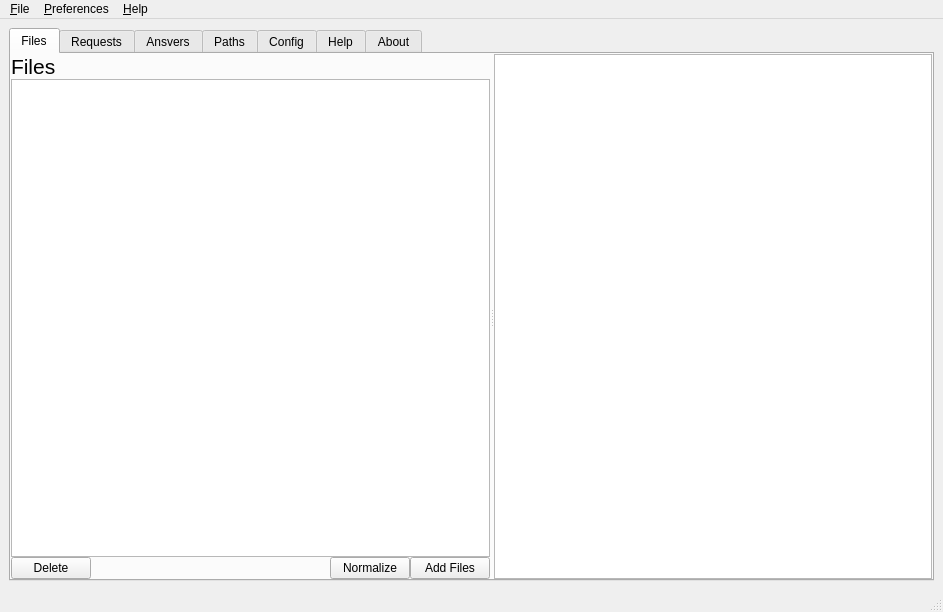
<?xml version="1.0" encoding="UTF-8"?>
<ui version="4.0">
 <class>MainWindow</class>
 <widget class="QMainWindow" name="MainWindow">
  <property name="geometry">
   <rect>
    <x>0</x>
    <y>0</y>
    <width>943</width>
    <height>612</height>
   </rect>
  </property>
  <property name="sizePolicy">
   <sizepolicy hsizetype="Maximum" vsizetype="Maximum">
    <horstretch>0</horstretch>
    <verstretch>0</verstretch>
   </sizepolicy>
  </property>
  <property name="windowTitle">
   <string>MainWindow</string>
  </property>
  <widget class="QWidget" name="centralwidget">
   <property name="sizePolicy">
    <sizepolicy hsizetype="Expanding" vsizetype="Expanding">
     <horstretch>0</horstretch>
     <verstretch>0</verstretch>
    </sizepolicy>
   </property>
   <property name="palette">
    <palette>
     <active>
      <colorrole role="Base">
       <brush brushstyle="SolidPattern">
        <color alpha="255">
         <red>235</red>
         <green>235</green>
         <blue>235</blue>
        </color>
       </brush>
      </colorrole>
     </active>
     <inactive>
      <colorrole role="Base">
       <brush brushstyle="SolidPattern">
        <color alpha="255">
         <red>255</red>
         <green>255</green>
         <blue>255</blue>
        </color>
       </brush>
      </colorrole>
     </inactive>
     <disabled>
      <colorrole role="Base">
       <brush brushstyle="SolidPattern">
        <color alpha="255">
         <red>240</red>
         <green>240</green>
         <blue>240</blue>
        </color>
       </brush>
      </colorrole>
     </disabled>
    </palette>
   </property>
   <layout class="QGridLayout" name="gridLayout">
    <item row="0" column="0">
     <widget class="QTabWidget" name="tabWindow">
      <property name="sizePolicy">
       <sizepolicy hsizetype="Expanding" vsizetype="Expanding">
        <horstretch>0</horstretch>
        <verstretch>0</verstretch>
       </sizepolicy>
      </property>
      <property name="tabShape">
       <enum>QTabWidget::Rounded</enum>
      </property>
      <property name="currentIndex">
       <number>0</number>
      </property>
      <widget class="QWidget" name="tabFile">
       <attribute name="title">
        <string>Files</string>
       </attribute>
       <layout class="QGridLayout" name="gridLayout_2">
        <property name="leftMargin">
         <number>0</number>
        </property>
        <property name="topMargin">
         <number>0</number>
        </property>
        <property name="rightMargin">
         <number>0</number>
        </property>
        <property name="bottomMargin">
         <number>0</number>
        </property>
        <item row="0" column="0">
         <widget class="QSplitter" name="splitter">
          <property name="sizePolicy">
           <sizepolicy hsizetype="Expanding" vsizetype="Expanding">
            <horstretch>0</horstretch>
            <verstretch>0</verstretch>
           </sizepolicy>
          </property>
          <property name="orientation">
           <enum>Qt::Horizontal</enum>
          </property>
          <widget class="QWidget" name="layoutWidget">
           <layout class="QVBoxLayout" name="verticalLayout">
            <property name="spacing">
             <number>0</number>
            </property>
            <property name="sizeConstraint">
             <enum>QLayout::SetNoConstraint</enum>
            </property>
            <item>
             <widget class="QLabel" name="label">
              <property name="font">
               <font>
                <pointsize>16</pointsize>
               </font>
              </property>
              <property name="text">
               <string>Files</string>
              </property>
             </widget>
            </item>
            <item>
             <widget class="QListView" name="listView">
              <property name="sizePolicy">
               <sizepolicy hsizetype="Expanding" vsizetype="Expanding">
                <horstretch>0</horstretch>
                <verstretch>0</verstretch>
               </sizepolicy>
              </property>
              <property name="selectionMode">
               <enum>QAbstractItemView::ExtendedSelection</enum>
              </property>
              <property name="movement">
               <enum>QListView::Snap</enum>
              </property>
              <property name="resizeMode">
               <enum>QListView::Fixed</enum>
              </property>
             </widget>
            </item>
            <item>
             <layout class="QHBoxLayout" name="horizontalLayout_2">
              <item>
               <widget class="QPushButton" name="pbDeletePath">
                <property name="sizePolicy">
                 <sizepolicy hsizetype="Minimum" vsizetype="Minimum">
                  <horstretch>0</horstretch>
                  <verstretch>0</verstretch>
                 </sizepolicy>
                </property>
                <property name="text">
                 <string>Delete</string>
                </property>
               </widget>
              </item>
              <item>
               <spacer name="horizontalSpacer">
                <property name="orientation">
                 <enum>Qt::Horizontal</enum>
                </property>
                <property name="sizeHint" stdset="0">
                 <size>
                  <width>40</width>
                  <height>20</height>
                 </size>
                </property>
               </spacer>
              </item>
              <item>
               <widget class="QPushButton" name="pbNormalize">
                <property name="text">
                 <string>Normalize</string>
                </property>
               </widget>
              </item>
              <item>
               <widget class="QPushButton" name="pbAddFiles">
                <property name="text">
                 <string>Add Files</string>
                </property>
               </widget>
              </item>
             </layout>
            </item>
           </layout>
          </widget>
          <widget class="QTextEdit" name="textEdit">
           <property name="readOnly">
            <bool>true</bool>
           </property>
          </widget>
         </widget>
        </item>
       </layout>
      </widget>
      <widget class="QWidget" name="tabRequests">
       <attribute name="title">
        <string>Requests</string>
       </attribute>
      </widget>
      <widget class="QWidget" name="tabAnsvers">
       <attribute name="title">
        <string>Ansvers</string>
       </attribute>
      </widget>
      <widget class="QWidget" name="tabPaths">
       <attribute name="title">
        <string>Paths</string>
       </attribute>
       <layout class="QGridLayout" name="gridLayout_7">
        <item row="0" column="0">
         <widget class="QLabel" name="label_2">
          <property name="sizePolicy">
           <sizepolicy hsizetype="Preferred" vsizetype="Fixed">
            <horstretch>0</horstretch>
            <verstretch>0</verstretch>
           </sizepolicy>
          </property>
          <property name="font">
           <font>
            <pointsize>16</pointsize>
           </font>
          </property>
          <property name="text">
           <string>Paths</string>
          </property>
         </widget>
        </item>
        <item row="2" column="0">
         <layout class="QGridLayout" name="gridLayout_6">
          <property name="spacing">
           <number>12</number>
          </property>
          <item row="9" column="3">
           <widget class="QPushButton" name="pbSavePaths">
            <property name="text">
             <string>Save</string>
            </property>
           </widget>
          </item>
          <item row="0" column="0">
           <widget class="QLabel" name="label_11">
            <property name="sizePolicy">
             <sizepolicy hsizetype="Preferred" vsizetype="Fixed">
              <horstretch>0</horstretch>
              <verstretch>0</verstretch>
             </sizepolicy>
            </property>
            <property name="font">
             <font>
              <pointsize>14</pointsize>
             </font>
            </property>
            <property name="text">
             <string>Files Path</string>
            </property>
           </widget>
          </item>
          <item row="1" column="0" colspan="4">
           <widget class="Line" name="line_8">
            <property name="orientation">
             <enum>Qt::Horizontal</enum>
            </property>
           </widget>
          </item>
          <item row="6" column="1" colspan="2">
           <widget class="QLineEdit" name="leAnswersPath"/>
          </item>
          <item row="2" column="0">
           <widget class="QLabel" name="label_12">
            <property name="sizePolicy">
             <sizepolicy hsizetype="Preferred" vsizetype="Fixed">
              <horstretch>0</horstretch>
              <verstretch>0</verstretch>
             </sizepolicy>
            </property>
            <property name="font">
             <font>
              <pointsize>14</pointsize>
             </font>
            </property>
            <property name="text">
             <string>Config Path</string>
            </property>
           </widget>
          </item>
          <item row="8" column="2">
           <spacer name="verticalSpacer_3">
            <property name="orientation">
             <enum>Qt::Vertical</enum>
            </property>
            <property name="sizeHint" stdset="0">
             <size>
              <width>20</width>
              <height>40</height>
             </size>
            </property>
           </spacer>
          </item>
          <item row="3" column="0" colspan="4">
           <widget class="Line" name="line_9">
            <property name="orientation">
             <enum>Qt::Horizontal</enum>
            </property>
           </widget>
          </item>
          <item row="9" column="1">
           <spacer name="horizontalSpacer_3">
            <property name="orientation">
             <enum>Qt::Horizontal</enum>
            </property>
            <property name="sizeHint" stdset="0">
             <size>
              <width>40</width>
              <height>20</height>
             </size>
            </property>
           </spacer>
          </item>
          <item row="6" column="3">
           <widget class="QPushButton" name="pushButton_4">
            <property name="sizePolicy">
             <sizepolicy hsizetype="Fixed" vsizetype="Fixed">
              <horstretch>0</horstretch>
              <verstretch>0</verstretch>
             </sizepolicy>
            </property>
            <property name="text">
             <string>...</string>
            </property>
           </widget>
          </item>
          <item row="4" column="3">
           <widget class="QPushButton" name="pushButton_3">
            <property name="sizePolicy">
             <sizepolicy hsizetype="Fixed" vsizetype="Fixed">
              <horstretch>0</horstretch>
              <verstretch>0</verstretch>
             </sizepolicy>
            </property>
            <property name="text">
             <string>...</string>
            </property>
           </widget>
          </item>
          <item row="5" column="0" colspan="4">
           <widget class="Line" name="line_10">
            <property name="orientation">
             <enum>Qt::Horizontal</enum>
            </property>
           </widget>
          </item>
          <item row="4" column="1" colspan="2">
           <widget class="QLineEdit" name="leRequestsPath"/>
          </item>
          <item row="0" column="3">
           <widget class="QPushButton" name="pushButton">
            <property name="sizePolicy">
             <sizepolicy hsizetype="Fixed" vsizetype="Fixed">
              <horstretch>0</horstretch>
              <verstretch>0</verstretch>
             </sizepolicy>
            </property>
            <property name="text">
             <string>...</string>
            </property>
           </widget>
          </item>
          <item row="0" column="1" colspan="2">
           <widget class="QLineEdit" name="leFilesPath"/>
          </item>
          <item row="4" column="0">
           <widget class="QLabel" name="label_13">
            <property name="font">
             <font>
              <pointsize>14</pointsize>
             </font>
            </property>
            <property name="text">
             <string>Requests Path</string>
            </property>
           </widget>
          </item>
          <item row="6" column="0">
           <widget class="QLabel" name="label_14">
            <property name="font">
             <font>
              <pointsize>14</pointsize>
             </font>
            </property>
            <property name="text">
             <string>Answers Path</string>
            </property>
           </widget>
          </item>
          <item row="9" column="2">
           <widget class="QPushButton" name="pbCancelPaths">
            <property name="text">
             <string>Cancel</string>
            </property>
           </widget>
          </item>
          <item row="2" column="3">
           <widget class="QPushButton" name="pushButton_2">
            <property name="sizePolicy">
             <sizepolicy hsizetype="Fixed" vsizetype="Fixed">
              <horstretch>0</horstretch>
              <verstretch>0</verstretch>
             </sizepolicy>
            </property>
            <property name="text">
             <string>...</string>
            </property>
           </widget>
          </item>
          <item row="2" column="1" colspan="2">
           <widget class="QLineEdit" name="leConfigPath"/>
          </item>
          <item row="7" column="0" colspan="4">
           <widget class="Line" name="line_11">
            <property name="orientation">
             <enum>Qt::Horizontal</enum>
            </property>
           </widget>
          </item>
         </layout>
        </item>
        <item row="1" column="0">
         <widget class="Line" name="line_7">
          <property name="frameShadow">
           <enum>QFrame::Sunken</enum>
          </property>
          <property name="lineWidth">
           <number>3</number>
          </property>
          <property name="midLineWidth">
           <number>1</number>
          </property>
          <property name="orientation">
           <enum>Qt::Horizontal</enum>
          </property>
         </widget>
        </item>
       </layout>
      </widget>
      <widget class="QWidget" name="tabConfig">
       <attribute name="title">
        <string>Config</string>
       </attribute>
       <layout class="QGridLayout" name="gridLayout_4">
        <item row="0" column="0">
         <widget class="QLabel" name="label_3">
          <property name="font">
           <font>
            <pointsize>16</pointsize>
           </font>
          </property>
          <property name="text">
           <string>Config</string>
          </property>
         </widget>
        </item>
        <item row="1" column="0">
         <layout class="QGridLayout" name="gridLayout_3">
          <property name="spacing">
           <number>12</number>
          </property>
          <item row="3" column="0">
           <widget class="QLabel" name="label_7">
            <property name="font">
             <font>
              <pointsize>14</pointsize>
             </font>
            </property>
            <property name="text">
             <string>Version</string>
            </property>
           </widget>
          </item>
          <item row="8" column="0" colspan="4">
           <widget class="Line" name="line_4">
            <property name="orientation">
             <enum>Qt::Horizontal</enum>
            </property>
           </widget>
          </item>
          <item row="10" column="0" colspan="4">
           <widget class="Line" name="line_6">
            <property name="orientation">
             <enum>Qt::Horizontal</enum>
            </property>
           </widget>
          </item>
          <item row="1" column="0">
           <widget class="QLabel" name="label_6">
            <property name="font">
             <font>
              <pointsize>14</pointsize>
             </font>
            </property>
            <property name="text">
             <string>Program Name</string>
            </property>
           </widget>
          </item>
          <item row="12" column="1">
           <spacer name="horizontalSpacer_2">
            <property name="orientation">
             <enum>Qt::Horizontal</enum>
            </property>
            <property name="sizeHint" stdset="0">
             <size>
              <width>40</width>
              <height>20</height>
             </size>
            </property>
           </spacer>
          </item>
          <item row="11" column="2">
           <spacer name="verticalSpacer_2">
            <property name="orientation">
             <enum>Qt::Vertical</enum>
            </property>
            <property name="sizeHint" stdset="0">
             <size>
              <width>20</width>
              <height>40</height>
             </size>
            </property>
           </spacer>
          </item>
          <item row="6" column="0" colspan="4">
           <widget class="Line" name="line_5">
            <property name="orientation">
             <enum>Qt::Horizontal</enum>
            </property>
           </widget>
          </item>
          <item row="2" column="0" colspan="4">
           <widget class="Line" name="line">
            <property name="orientation">
             <enum>Qt::Horizontal</enum>
            </property>
           </widget>
          </item>
          <item row="4" column="0" colspan="4">
           <widget class="Line" name="line_2">
            <property name="orientation">
             <enum>Qt::Horizontal</enum>
            </property>
           </widget>
          </item>
          <item row="9" column="0">
           <widget class="QLabel" name="label_10">
            <property name="font">
             <font>
              <pointsize>14</pointsize>
             </font>
            </property>
            <property name="text">
             <string>Update Index Time</string>
            </property>
           </widget>
          </item>
          <item row="9" column="1">
           <widget class="QLabel" name="lUpdateIndexTime">
            <property name="font">
             <font>
              <pointsize>14</pointsize>
             </font>
            </property>
            <property name="text">
             <string/>
            </property>
           </widget>
          </item>
          <item row="5" column="0">
           <widget class="QLabel" name="label_8">
            <property name="font">
             <font>
              <pointsize>14</pointsize>
             </font>
            </property>
            <property name="text">
             <string>Max Responses</string>
            </property>
           </widget>
          </item>
          <item row="12" column="2">
           <widget class="QPushButton" name="pbCancelSettings">
            <property name="text">
             <string>Cancel</string>
            </property>
           </widget>
          </item>
          <item row="5" column="1">
           <widget class="QLineEdit" name="leMaxResponses">
            <property name="sizePolicy">
             <sizepolicy hsizetype="Fixed" vsizetype="Fixed">
              <horstretch>0</horstretch>
              <verstretch>0</verstretch>
             </sizepolicy>
            </property>
            <property name="minimumSize">
             <size>
              <width>130</width>
              <height>0</height>
             </size>
            </property>
            <property name="maximumSize">
             <size>
              <width>130</width>
              <height>16777215</height>
             </size>
            </property>
            <property name="font">
             <font>
              <pointsize>14</pointsize>
             </font>
            </property>
           </widget>
          </item>
          <item row="12" column="3">
           <widget class="QPushButton" name="pbSaveSettings">
            <property name="text">
             <string>Save</string>
            </property>
           </widget>
          </item>
          <item row="7" column="0">
           <widget class="QLabel" name="label_9">
            <property name="font">
             <font>
              <pointsize>14</pointsize>
             </font>
            </property>
            <property name="text">
             <string>Update Index Interval</string>
            </property>
           </widget>
          </item>
          <item row="7" column="1" colspan="3">
           <widget class="QTimeEdit" name="timeEdit">
            <property name="sizePolicy">
             <sizepolicy hsizetype="Fixed" vsizetype="Fixed">
              <horstretch>0</horstretch>
              <verstretch>0</verstretch>
             </sizepolicy>
            </property>
            <property name="minimumSize">
             <size>
              <width>130</width>
              <height>0</height>
             </size>
            </property>
            <property name="font">
             <font>
              <pointsize>14</pointsize>
             </font>
            </property>
            <property name="displayFormat">
             <string>HH:mm:ss</string>
            </property>
            <property name="time">
             <time>
              <hour>1</hour>
              <minute>0</minute>
              <second>0</second>
             </time>
            </property>
           </widget>
          </item>
          <item row="0" column="0" colspan="4">
           <widget class="Line" name="line_3">
            <property name="minimumSize">
             <size>
              <width>0</width>
              <height>3</height>
             </size>
            </property>
            <property name="font">
             <font>
              <bold>false</bold>
             </font>
            </property>
            <property name="lineWidth">
             <number>3</number>
            </property>
            <property name="midLineWidth">
             <number>1</number>
            </property>
            <property name="orientation">
             <enum>Qt::Horizontal</enum>
            </property>
           </widget>
          </item>
          <item row="3" column="1" colspan="3">
           <widget class="QLabel" name="lVersion">
            <property name="font">
             <font>
              <pointsize>14</pointsize>
             </font>
            </property>
            <property name="text">
             <string/>
            </property>
           </widget>
          </item>
          <item row="1" column="1" colspan="3">
           <widget class="QLabel" name="lProgramName">
            <property name="maximumSize">
             <size>
              <width>16777214</width>
              <height>16777215</height>
             </size>
            </property>
            <property name="font">
             <font>
              <pointsize>14</pointsize>
             </font>
            </property>
            <property name="text">
             <string/>
            </property>
           </widget>
          </item>
          <item row="12" column="0">
           <widget class="QPushButton" name="pbUpdateIndex">
            <property name="text">
             <string>Update Index</string>
            </property>
           </widget>
          </item>
         </layout>
        </item>
       </layout>
      </widget>
      <widget class="QWidget" name="tabHelp">
       <attribute name="title">
        <string>Help</string>
       </attribute>
       <widget class="QLabel" name="label_4">
        <property name="geometry">
         <rect>
          <x>0</x>
          <y>10</y>
          <width>91</width>
          <height>21</height>
         </rect>
        </property>
        <property name="font">
         <font>
          <pointsize>16</pointsize>
         </font>
        </property>
        <property name="text">
         <string>Help</string>
        </property>
       </widget>
      </widget>
      <widget class="QWidget" name="tabAbout">
       <attribute name="title">
        <string>About</string>
       </attribute>
       <layout class="QGridLayout" name="gridLayout_5">
        <item row="0" column="0">
         <widget class="QLabel" name="label_5">
          <property name="font">
           <font>
            <pointsize>16</pointsize>
           </font>
          </property>
          <property name="text">
           <string>About</string>
          </property>
         </widget>
        </item>
       </layout>
      </widget>
     </widget>
    </item>
   </layout>
  </widget>
  <widget class="QStatusBar" name="statusbar"/>
  <widget class="QMenuBar" name="menubar">
   <property name="geometry">
    <rect>
     <x>0</x>
     <y>0</y>
     <width>943</width>
     <height>22</height>
    </rect>
   </property>
   <property name="defaultUp">
    <bool>false</bool>
   </property>
   <widget class="QMenu" name="menu_File">
    <property name="title">
     <string>&amp;File</string>
    </property>
    <addaction name="action_AddFiles"/>
    <addaction name="action_RemoveFiles"/>
    <addaction name="separator"/>
    <addaction name="action_Requests"/>
    <addaction name="action_Ansvers"/>
    <addaction name="separator"/>
    <addaction name="action_Exit"/>
   </widget>
   <widget class="QMenu" name="menu_Preferences">
    <property name="title">
     <string>&amp;Preferences</string>
    </property>
    <addaction name="action_Paths"/>
    <addaction name="action_Config"/>
   </widget>
   <widget class="QMenu" name="menu_Help">
    <property name="title">
     <string>&amp;Help</string>
    </property>
    <addaction name="action_Help"/>
    <addaction name="action_About"/>
   </widget>
   <addaction name="menu_File"/>
   <addaction name="menu_Preferences"/>
   <addaction name="menu_Help"/>
  </widget>
  <action name="action_AddFiles">
   <property name="text">
    <string>&amp;Add Files</string>
   </property>
  </action>
  <action name="action_Exit">
   <property name="text">
    <string>&amp;Exit</string>
   </property>
  </action>
  <action name="action_RemoveFiles">
   <property name="text">
    <string>Remove Files</string>
   </property>
  </action>
  <action name="action_Paths">
   <property name="text">
    <string>&amp;Paths</string>
   </property>
  </action>
  <action name="action_Config">
   <property name="text">
    <string>&amp;Config</string>
   </property>
  </action>
  <action name="action_Help">
   <property name="text">
    <string>&amp;Help</string>
   </property>
  </action>
  <action name="action_About">
   <property name="text">
    <string>&amp;About</string>
   </property>
  </action>
  <action name="action_Requests">
   <property name="text">
    <string>Requests</string>
   </property>
  </action>
  <action name="action_Ansvers">
   <property name="text">
    <string>Ansvers</string>
   </property>
  </action>
 </widget>
 <resources/>
 <connections/>
</ui>
